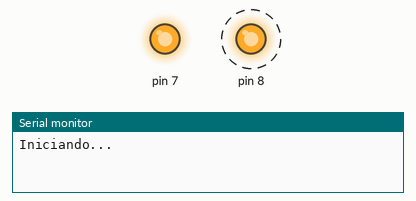
Simulated run of this sketch. Board: Arduino Uno, built with avr-gcc and run on an emulated ATmega328P. Shown: output pins drawn as LEDs (lit = HIGH), the last lines printed to the serial monitor. Dashed ring = blinking.

Above: at 0.1 s.
At 0.7 s:
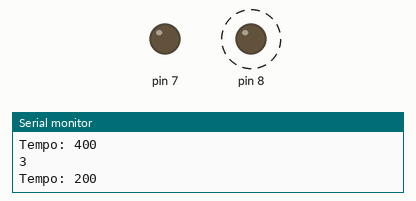
Timing chart, 0 to 3.1 s (numbered marks = the images above):
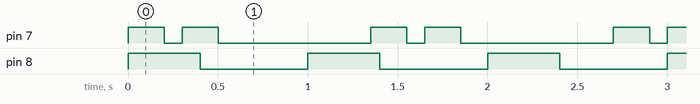

The sketch:

Teste2.ino
```cpp
#include "Beacon.h"
#include "StrobeLight.h"

StrobeLight luzEstroboscopica(7);
Beacon farol(8);


void setup() {
    Serial.begin(9600);
    Serial.println("Iniciando...");
}

void loop(){
    luzEstroboscopica.update();
    farol.update();
}
```

Beacon.cpp
```cpp
#include "Beacon.h"
#include <Arduino.h>

Beacon::Beacon(uint8_t pin)  : m_pin(pin), m_previousMillis(0), m_state(0) {
    pinMode(m_pin, OUTPUT);
}

void Beacon::update() {
    unsigned long currentMillis = millis();

    switch (m_state) {
        case 0:
            digitalWrite(m_pin, HIGH);
            if(currentMillis - m_previousMillis >= 400){
                m_state++;
                Serial.println(F("1"));
                Serial.print(F("Tempo: "));
                Serial.println(currentMillis - m_previousMillis);
                m_previousMillis = currentMillis;
            }
            break;
        case 1:
            digitalWrite(m_pin, LOW);
            if(currentMillis - m_previousMillis >= 600){
                m_state = 0;
                Serial.println(F("2"));
                Serial.print(F("Tempo: "));
                Serial.println(currentMillis - m_previousMillis);
                m_previousMillis = currentMillis;
            }
            break;

    }

}
```

Beacon.h
```cpp
#ifndef BEACON_H
#define BEACON_H

#include <Arduino.h>

class Beacon {
    public:
        Beacon(uint8_t pin);
        void update();
    private:
        uint8_t m_pin;
        uint8_t m_state;
        unsigned long m_previousMillis;
};


#endif
```

OneFile.ino
```cpp
// //Arquivo para ser colado no Tinkercad

// class StrobeLight {
//     public:
//         StrobeLight(uint8_t pin);
//         void update();
//     private:
//         uint8_t m_pin;
//         uint8_t m_state;
//         unsigned long m_previousMillis;
// };

// class Beacon {
//     public:
//         Beacon(uint8_t pin);
//         void update();
//     private:
//         uint8_t m_pin;
//         uint8_t m_state;
//         unsigned long m_previousMillis;
// };

// StrobeLight::StrobeLight(uint8_t pin) : m_pin(pin), m_previousMillis(0), m_state(0) {
//     pinMode(m_pin, OUTPUT);
// }

// void StrobeLight::update() {
//     unsigned long currentMillis = millis();

//     switch (m_state) {
//         case 0:
//             digitalWrite(m_pin, HIGH);
//             if(currentMillis - m_previousMillis >= 200){
//                 m_state++;
//               	Serial.println(F("1 (StrobeLight)"));
//               	Serial.print(F("Tempo: "));
//                 Serial.println(currentMillis - m_previousMillis);
//             	m_previousMillis = currentMillis;
//             }
//             break;
//         case 1:
//             digitalWrite(m_pin, LOW);
//             if(currentMillis - m_previousMillis >= 100){
//                 m_state++;
//               	Serial.println(F("2 (StrobeLight)"));
//                 Serial.print(F("Tempo: "));
//                 Serial.println(currentMillis - m_previousMillis);
//             	m_previousMillis = currentMillis;
//             }
//             break;
//         case 2:
//             digitalWrite(m_pin, HIGH);
//             if(currentMillis - m_previousMillis >= 200){
//                 m_state++;
//               	Serial.println(F("3 (StrobeLight)"));
//                 Serial.print(F("Tempo: "));
//               	Serial.println(currentMillis - m_previousMillis);
//               	m_previousMillis = currentMillis;
//             }
//             break;
//         case 3:
//             digitalWrite(m_pin, LOW);
//             if(currentMillis - m_previousMillis >= 1000){
//                 m_state = 0;
//               	Serial.println(F("4 (StrobeLight)"));
//                 Serial.print(F("Tempo: "));
//                 Serial.println(currentMillis - m_previousMillis);
//             	m_previousMillis = currentMillis;
//             }
//             break;
//     }
// }

// Beacon::Beacon(uint8_t pin)  : m_pin(pin), m_previousMillis(0), m_state(0) {
//     pinMode(m_pin, OUTPUT);
// }

// void Beacon::update() {
//     unsigned long currentMillis = millis();

//     switch (m_state) {
//         case 0:
//             digitalWrite(m_pin, HIGH);
//             if(currentMillis - m_previousMillis >= 400){
//                 m_state++;
//               	Serial.println(F("1 (Beaper)"));
//                 Serial.print(F("Tempo: "));
//                 Serial.println(currentMillis - m_previousMillis);
//                 m_previousMillis = currentMillis;

//             }
//             break;
//         case 1:
//             digitalWrite(m_pin, LOW);
//             if(currentMillis - m_previousMillis >= 600){
//                 m_state = 0;
//               	Serial.println(F("2 (Beaper)"));
//                 Serial.print(F("Tempo: "));
//                 Serial.println(currentMillis - m_previousMillis);
//             	m_previousMillis = currentMillis;
//             }
//             break;

//     }

// }

// StrobeLight luzEstroboscopica(3);
// Beacon farol(5);


// void setup() {
//     Serial.begin(9600);
//     Serial.println("Iniciando...");
// }

// void loop(){
//     luzEstroboscopica.update();
//     farol.update();
// }
```

StrobeLight.cpp
```cpp
#include "StrobeLight.h"
#include <Arduino.h>

StrobeLight::StrobeLight(uint8_t pin) : m_pin(pin), m_previousMillis(0), m_state(0) {
    pinMode(m_pin, OUTPUT);
}

void StrobeLight::update() {
    unsigned long currentMillis = millis();

    switch (m_state) {
        case 0:
            digitalWrite(m_pin, HIGH);
            if(currentMillis - m_previousMillis >= 200){
                m_state++;
                Serial.println(F("1"));
                Serial.print(F("Tempo: "));
                Serial.println(currentMillis - m_previousMillis);
                m_previousMillis = currentMillis;
            }
            break;
        case 1:
            digitalWrite(m_pin, LOW);
            if(currentMillis - m_previousMillis >= 100){
                m_state++;
                Serial.println(F("2"));
                Serial.print(F("Tempo: "));
                Serial.println(currentMillis - m_previousMillis);
                m_previousMillis = currentMillis;
            }
            break;
        case 2:
            digitalWrite(m_pin, HIGH);
            if(currentMillis - m_previousMillis >= 200){
                m_state++;
                Serial.println(F("3"));
                Serial.print(F("Tempo: "));
                Serial.println(currentMillis - m_previousMillis);
                m_previousMillis = currentMillis;
            }
            break;
        case 3:
            digitalWrite(m_pin, LOW);
            if(currentMillis - m_previousMillis >= 850){
                m_state = 0;
                Serial.println(F("4"));
                Serial.print(F("Tempo: "));
                Serial.println(currentMillis - m_previousMillis);
                m_previousMillis = currentMillis;
            }
            break;
    }
}
```

StrobeLight.h
```cpp
#ifndef STROBELIGHT_H
#define STROBELIGHT_H

#include <Arduino.h>


class StrobeLight {
    public:
        StrobeLight(uint8_t pin);
        void update();
    private:
        uint8_t m_pin;
        uint8_t m_state;
        unsigned long m_previousMillis;
};


#endif
```

Measured:
- by itself, pin 7: repeats every 1.3 s: LOW 0.10 s, HIGH 0.20 s, LOW 0.85 s, HIGH 0.20 s
- by itself, pin 8: alternates HIGH for 0.40 s and LOW for 0.60 s
